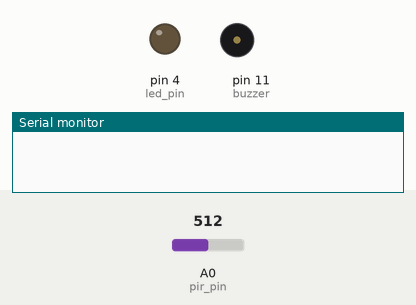
A sketch run on a simulated Arduino Uno, built with avr-gcc and run on an emulated ATmega328P. Parts: output pins drawn as LEDs (lit = HIGH), buzzer (waves = sounding, pin HIGH), the last lines printed to the serial monitor. Inputs (shaded band) come from the test bench; at power-on: A0 (pir_pin) = 512.

Above: at 1.5 s.
1.6 s: A0 (pir_pin) set to 522
At 3.3 s:
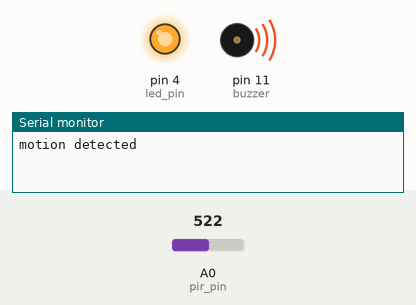
3.6 s: A0 (pir_pin) set to 511
At 4.9 s:
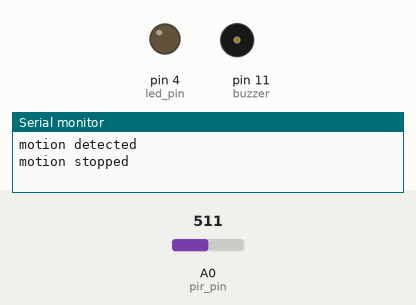
5.6 s: A0 (pir_pin) set to 716
At 6.5 s:
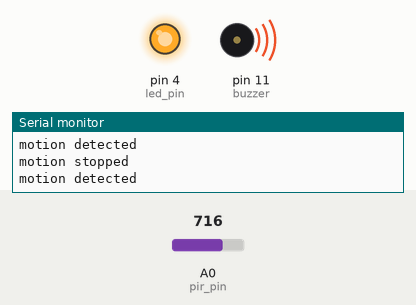
7.5 s: A0 (pir_pin) set to 502
At 9.1 s:
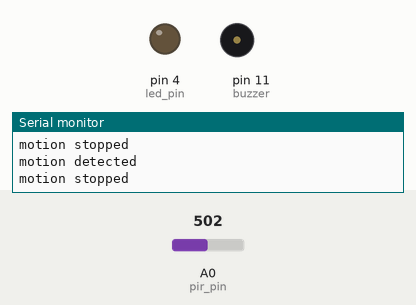
Timing chart, 0 to 10.3 s (numbered marks = the images above; inputs shaded):
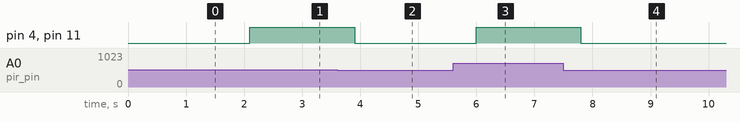

The sketch:

pir_p3_but_louder.ino
```cpp
//beware
#define buzzer 11
#define pir_pin A0
#define led_pin 4

int state = LOW;

void setup() {
  Serial.begin(9600);
  pinMode(led_pin, OUTPUT);
  pinMode(pir_pin, INPUT);
  pinMode(buzzer, OUTPUT);
}

void loop() {
  int val = analogRead(pir_pin);
  if (val > 512){
    digitalWrite(led_pin, HIGH);
    digitalWrite(buzzer, HIGH);
    delay(100);

    if (state == LOW){
      Serial.println("motion detected");
      state = HIGH;
    }
  }
  else{
    digitalWrite(led_pin, LOW);
    digitalWrite(buzzer, LOW);
    delay(200);

    if (state == HIGH){
      Serial.println("motion stopped");
      state = LOW;
    }
  }
  delay(500);
}
```

Measured:
- the behaviour switches between 512 and 513 on A0 (pir_pin) (found by bisection; images 0 and 1)
- after the input at 1.6 s, pin 4 (led_pin), pin 11 (buzzer): LOW → HIGH after 0.50 s
- after the input at 3.6 s, pin 4 (led_pin), pin 11 (buzzer): HIGH → LOW after 0.30 s
- after the input at 5.6 s, pin 4 (led_pin), pin 11 (buzzer): LOW → HIGH after 0.40 s
- after the input at 7.5 s, pin 4 (led_pin), pin 11 (buzzer): HIGH → LOW after 0.30 s
